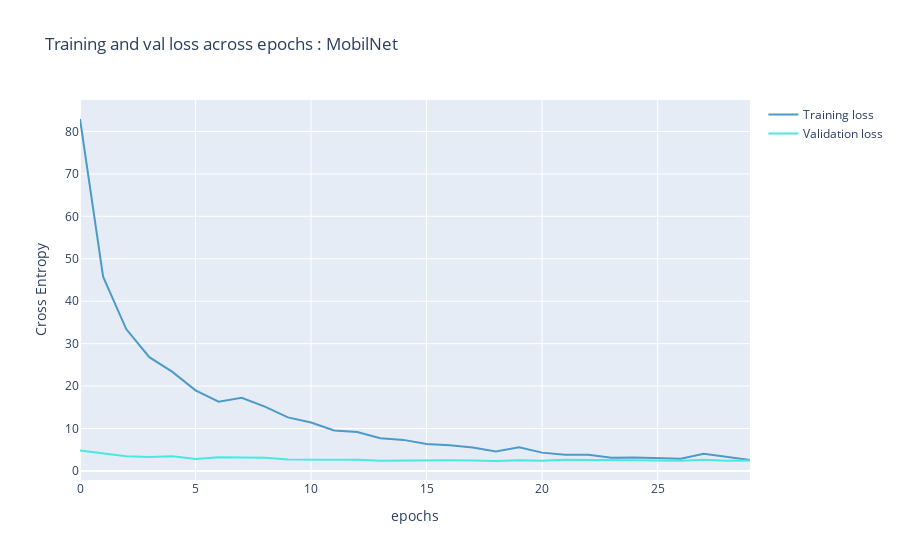

Notebook code for this chart:
### Markdown cell above
# Bonus : Display the evolution of the loss and the validation loss for choosing model

### Code cell
from plotly import graph_objects as go
color_chart = ["#4B9AC7", "#4BE8E0", "#9DD4F3", "#97FBF6", "#2A7FAF", "#23B1AB", "#0E3449", "#015955"]

history = model.history
fig = go.Figure(data=[
                      go.Scatter(
                          y=history.history["loss"],
                          name="Training loss",
                          mode="lines",
                          marker=dict(
                              color=color_chart[0]
                          )),
                      go.Scatter(
                          y=history.history["val_loss"],
                          name="Validation loss",
                          mode="lines",
                          marker=dict(
                              color=color_chart[1]
                          ))
])
fig.update_layout(
    title='Training and val loss across epochs : MobilNet',
    xaxis_title='epochs',
    yaxis_title='Cross Entropy'    
)
fig.show()

### Figure 1 — Plotly figure (JSON) as saved in the notebook; plotly's stock layout.template omitted (floating-point values rounded to 4 significant figures)
{"data": [{"marker": {"color": "#4B9AC7"}, "mode": "lines", "name": "Training loss", "type": "scatter", "y": [82.93, 45.76, 33.43, 26.8, 23.34, 19.0, 16.33, 17.25, 15.14, 12.62, 11.41, 9.526, 9.159, 7.685, 7.318, 6.337, 6.036, 5.528, 4.612, 5.583, 4.315, 3.795, 3.802, 3.124, 3.149, 2.924, 2.87, 4.057, 3.26, 2.588]}, {"marker": {"color": "#4BE8E0"}, "mode": "lines", "name": "Validation loss", "type": "scatter", "y": [4.804, 4.095, 3.437, 3.303, 3.481, 2.8, 3.216, 3.173, 3.136, 2.681, 2.645, 2.692, 2.641, 2.415, 2.48, 2.626, 2.515, 2.475, 2.343, 2.521, 2.413, 2.656, 2.664, 2.585, 2.544, 2.458, 2.398, 2.648, 2.395, 2.441]}], "layout": {"title": {"text": "Training and val loss across epochs : MobilNet"}, "xaxis": {"title": {"text": "epochs"}}, "yaxis": {"title": {"text": "Cross Entropy"}}}}
